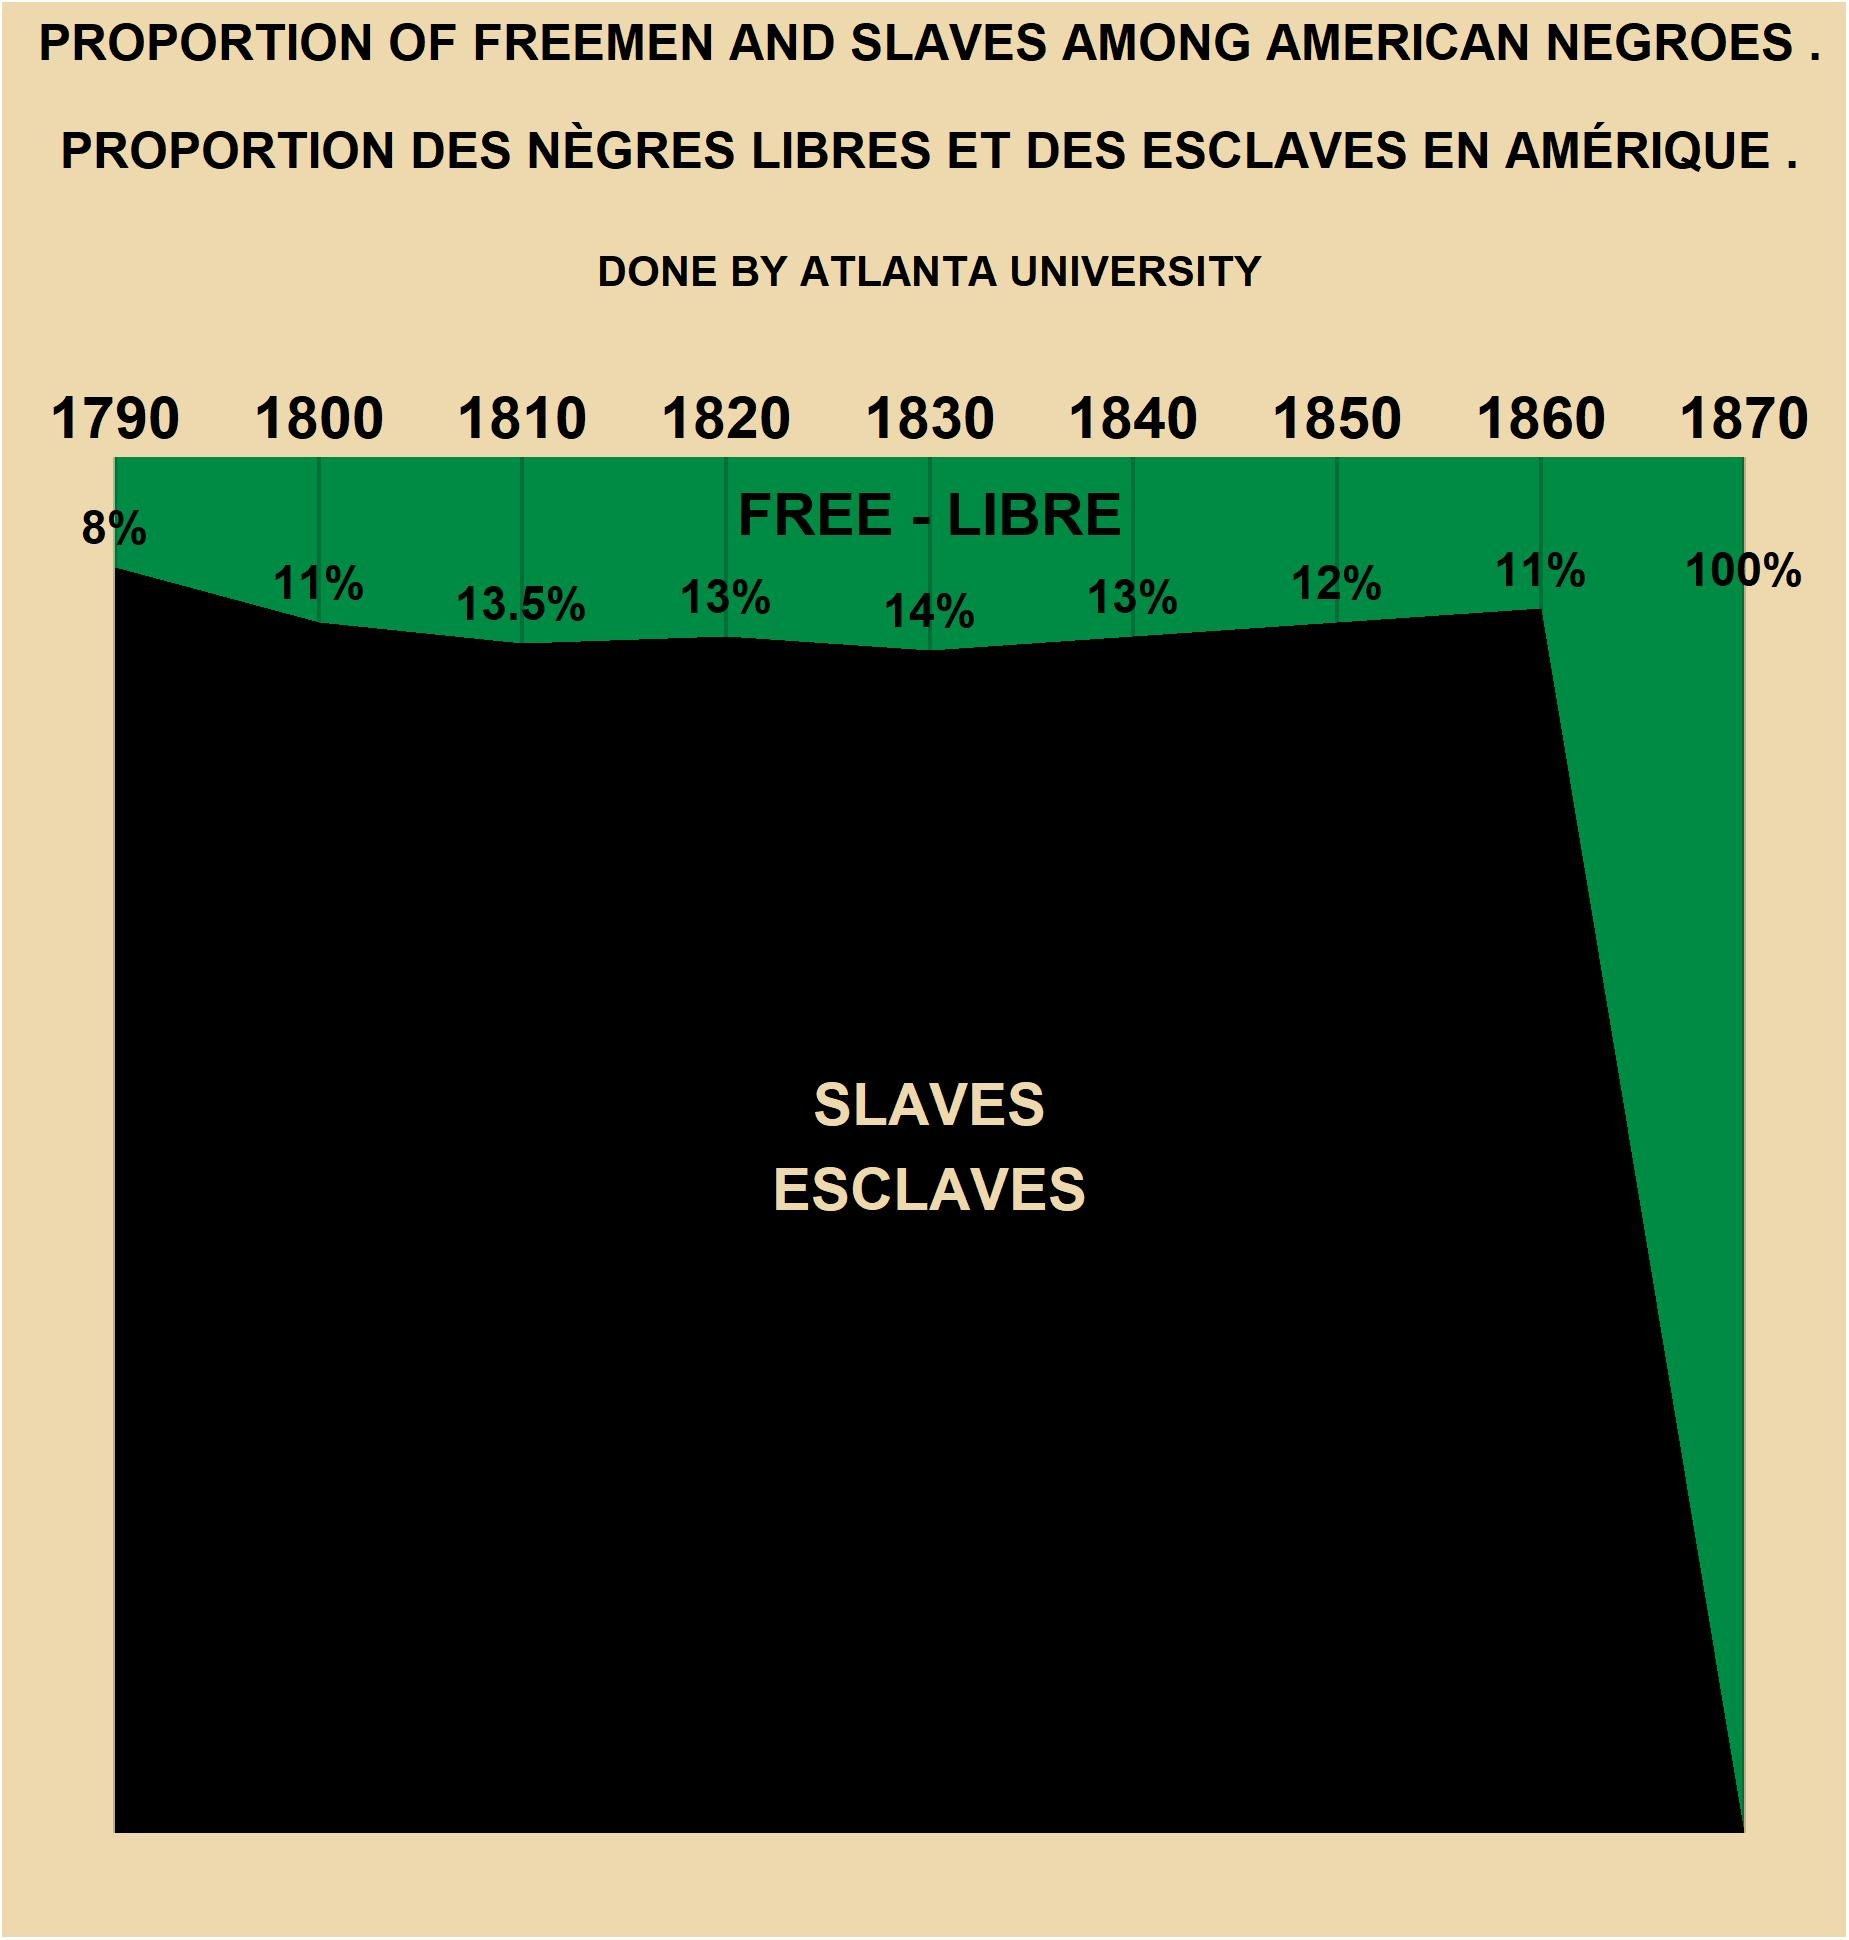

Write the R code that produced this figure.
library(tidyverse)

tuesdata <- tidytuesdayR::tt_load('2021-02-16')

freed_slaves <- tuesdata$freed_slaves

#challenge 4

d <- data.frame(year=freed_slaves$Year, slaves=freed_slaves$Slave, free=freed_slaves$Free, label=sapply(freed_slaves$Free, function(x) paste(x, "%", sep="")))
p <- ggplot(data = d, aes(year)) + 
  geom_ribbon(aes(ymin = rep(0,length(year)), ymax = slaves), fill="black") +
  geom_ribbon(aes(ymin = slaves, ymax = rep(100,length(year))), fill = "springgreen4") +
  geom_segment(aes(x=year, xend = year, y=0, yend = 100), colour=alpha("black", 0.2)) +
  ylim(0,105) + 
  labs(title="PROPORTION OF FREEMEN AND SLAVES AMONG AMERICAN NEGROES .\n\nPROPORTION DES NÈGRES LIBRES ET DES ESCLAVES EN AMÉRIQUE .\n", subtitle="DONE BY ATLANTA UNIVERSITY") +
  geom_text(aes(x=year, y=c(slaves[1:length(slaves)-1],slaves[length(slaves)-1])+3, label=label), colour="black", size=4, fontface=2) +
  geom_text(aes(x=year, y=103, label=year), colour="black", fontface=2, size=5) +
  annotate("text", x = 1830, y = 50, label = "SLAVES\nESCLAVES", colour = "wheat2", size=5, fontface=2) +
  annotate("text", x = 1830, y = 96, label = "FREE - LIBRE", colour = "black", size=5, fontface=2) +
  theme(panel.background = element_rect(fill = "wheat2"),
        plot.background = element_rect(fill = "wheat2"),
        legend.background = element_rect(fill = "wheat2"),
        plot.title = element_text(colour = "black", size=12, face="bold", hjust = 0.5),
        plot.subtitle = element_text(colour = "black", size=10, face="bold", hjust = 0.5),
        legend.title = element_blank(),
        legend.position="bottom",
        legend.key = element_rect(size = 1.2, colour = "#c51b8a"),
        legend.spacing.x = unit(0.5,"cm"),
        legend.text = element_text(colour="#c51b8a", size=12),
        axis.title.x= element_blank(),
        axis.title.y= element_blank(),
        axis.text.x=element_blank(),
        axis.text.y=element_blank(),
        axis.ticks.x=element_blank(),
        axis.ticks.y=element_blank(),
        panel.grid.major = element_blank(), panel.grid.minor = element_blank()
  )
p
ggsave(p, filename = "16022021.jpg")
